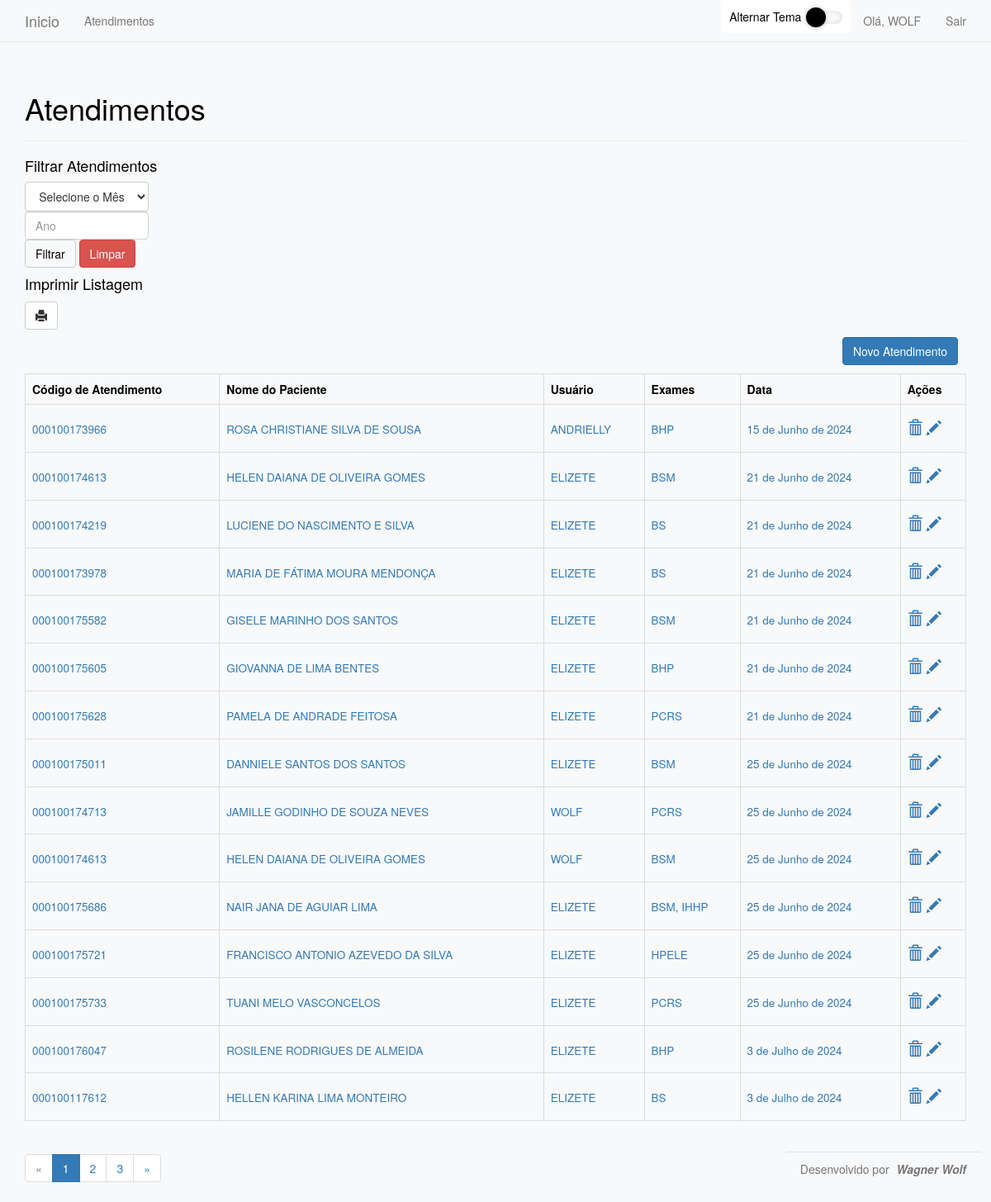
The app's page /atendimentos (signed in) with its own data.
### atendimentos/models.py (models this page shows, shortened)
class Atendimento (models.Model):
    codigo = models.CharField(max_length=12)
    nomePaciente = models.CharField(max_length=200)
    dataAtendimento = models.DateField(auto_now_add=True)
    usuario = models.ForeignKey(User, on_delete=models.CASCADE)
    exames = models.ManyToManyField("Exame")
    def __str__ (self):
        exames = list(self.exames.all())
        ex = []
        for exame in exames:
            ex.append(exame.mnemonico)
        ex = str(ex)
        ex = ex.replace("[","")
        ex = ex.replace("]","")
        ex = ex.replace("'","")
        ex = ex.replace(" ","")
        ex = ex.replace(",",", ")
        return ex

class Exame(models.Model):
    mnemonico = models.CharField(max_length=10)
    nomeExame = models.CharField(max_length=100)
    mneapoio = models.CharField(max_length=10)

### atendimentos/views.py (the view, shortened to what this page needs)
# urls.py: path('atendimentos', views.atendimentos, name ='atendimentos'),
@login_required
def atendimentos(request):
    if request.method != 'POST':
        atendimentos = Atendimento.objects.order_by('dataAtendimento')
        paginator = Paginator(atendimentos, 15)
        page_number = request.GET.get("page")
        page_obj = paginator.get_page(page_number)
        context = {'atendimentos': atendimentos, 'page_obj':page_obj}
        return render(request, 'atendimentos/atendimentos.html', context)

### atendimentos/templates/atendimentos/atendimentos.html (shortened to what this page needs)
{%extends "atendimentos/base.html"%}
{%load bootstrap3%}
{%block header%}
{%if not filtrado%}
<h1>Atendimentos</h1>
{%else%}
<h1>Atendimentos do Mês {{mesnome}} do ano de {{ano}}</h1>
{%endif%}
    {%endblock header%}
{% block content%}
<div>
    <h4>Filtrar Atendimentos</h2>
    <form action="/atendimentos" method="post" class="form">
        <select class="btn btn-default form-select pull" name="mes" required>
            <option value="" selected>Selecione o Mês</option>
          </select>
            <input type="text" class="form-control" name= "ano" placeholder="Ano" required aria-describedby="basic-addon1">
            {%buttons%}
            <button name="submit" class="btn btn-default" aria-label="Left Align">Filtrar</button>
            <a href="{%url 'atendimentos'%}"class="btn btn-danger" aria-label="Left Align">Limpar</a>
        {%endbuttons%}
    </form>
</div>
<div>
  <h4>Imprimir Listagem</h2>
    {%if not filtrado%}
    <a href="{%url 'report'%}"target="_blank" class="btn btn-default glyphicon glyphicon-print" aria-label="Left Align"></a>
  {%endif%}
</div>
<table class="table table-bordered ">
        <a class="btn btn-primary pull-right" style="margin:10px" aria-label="Left Align" href="{% url 'new_atendimento'%}">Novo Atendimento</a>
        <tr>
            <th class="tableheader" scope="col">Código de Atendimento</th>
            <th class="tableheader" scope="col">Nome do Paciente</th>
            <th class="tableheader" scope="col">Usuário</th>
            <th class="tableheader" scope="col">Exames</th>
            <th class="tableheader" scope="col">Data</th>
            <th class="tableheader" scope="col">Ações</th>
          </tr>
    {% for atendimento in page_obj %}
        <tr>
        <td>
            <h4>
                 <small><a title="Clique para visualizar o Atendimento" href="{% url 'atendimento' atendimento.id%}">{{atendimento.codigo}}</a></small>
            </h4>
        </td>
        <td>
            <h4>
                 <small><a title="Clique para visualizar o Atendimento" href="{% url 'atendimento' atendimento.id%}">{{atendimento.nomePaciente}}</a></small>
            </h4>
        <td>
            <h4>
                 <small>   <a class="text-uppercase" title="Clique para visualizar o Atendimento" href="{% url 'atendimento' atendimento.id%}">{{atendimento.usuario}}</a></small>
            </h4>
        </td>
        <td>
            <h4>
                 <small><a class="" title="Clique para visualizar o Atendimento" href="{% url 'atendimento' atendimento.id%}">{{atendimento}}</a></small>
            </h4>
        </td>
        <td>
            <h4>
                 <small><a title="Clique para visualizar o Atendimento" href="{% url 'atendimento' atendimento.id%}">{{atendimento.dataAtendimento}}</a></small>
            </h4>
        </td>
        <td>
            <h4>
                 <a title="Apagar Atendimento" class="glyphicon glyphicon-trash" onclick="return confirm('Tem certeza que deseja excluir?')" href="{% url 'delete_atendimento' atendimento.id%}"></a>
                 <a title="Editar Atendimento" class="glyphicon glyphicon-pencil" href="{% url 'edit_atendimento' atendimento.id%}"></a>
            </h4>
        </td>
        </td>
        </tr>
         {%empty%}
         <td>
        <h4>Não há atendimentos</h4>
        </td>
    {% endfor %}
    </table>
    {% if page_obj.has_other_pages %}
    <ul class="pagination">
      {% if page_obj.has_previous %}
        <li><a href="?page={{ page_obj.previous_page_number }}">&laquo;</a></li>
      {% else %}
        <li class="disabled"><span>&laquo;</span></li>
      {% endif %}
      {% for i in page_obj.paginator.page_range %}
        {% if page_obj.number == i %}
          <li class="active"><span>{{ i }} <span class="sr-only">(current)</span></span></li>
        {% else %}
          <li><a href="?page={{ i }}">{{ i }}</a></li>
        {% endif %}
      {% endfor %}
      {% if page_obj.has_next %}
        <li><a href="?page={{ page_obj.next_page_number }}">&raquo;</a></li>
      {% else %}
        <li class="disabled"><span>&raquo;</span></li>
      {% endif %}
    </ul>
  {% endif %}
{%endblock content%}

### atendimentos/templates/atendimentos/base.html (shortened to what this page needs)
 {%load bootstrap3%}
 <!DOCTYPE html>
 <html lang="pt-br">
 <head>
    {%bootstrap_css%}
 </head>
 <body>
    <nav class="navbar navbar-default navbar-static-top">
        <div class="container">
            <div class="navbar-header">
                <a class="navbar-brand" href="{% url 'index' %}">Inicio</a>
            </div>
            <div id="navbar" class="collapse navbar-collapse">
                <ul class="nav navbar-nav">
                    <li><a href="{% url 'atendimentos' %}">Atendimentos</a></li>
                </ul>
                <ul class="nav navbar-nav navbar-right">
                    {%if user.is_authenticated%}
                    <li class="list-group-item toggle-container">
                        <span class="toggle-label">Alternar Tema</span>
                        <div class="TriSea-technologies-Switch pull-right">
                        </div>
                    </li>
                        <li><a>Olá, {{ user.username.upper }}</a></li>
                        <li><a href="{%url 'logout'%}">Sair</a></li>
                    {%endif%}
                </ul>
            </div>
        </div>
    </nav>
    <div class="container">
        <div class="page-header">
            {%block header%} {%endblock header%}
        </div>
        <div>
            {% block content%} {%endblock content%}
        </div>
    </div>
     <footer class="footer">
            <p class="text-muted">Desenvolvido por <span class="author-name">Wagner Wolf</span></p>
    </footer>
 </body>
 </html>

### atendimentos/templates/atendimentos/atendimentos.html (style rules this page uses)
.form-control { max-width: 13.2%; }

### atendimentos/templates/atendimentos/base.html (style rules this page uses)
.footer { position: fixed; bottom: 10px; right: 10px; background-color: #f8f9fa; padding: 10px 20px; border-top: 1px solid #dee2e6; border-radius: 5px; }
.author-name { font-weight: bold; font-style: italic; display: inline-block; margin-left: 5px; }
body, button { background-color: #f8f9fa !important; color: #000 !important; }
.navbar { background-color: #f8f9fa !important; }
.form-control { background-color: #fff !important; color: #000 !important; border: 1px solid #ced4da !important; }
.list-group-item { border: none; padding: 10px; display: flex; align-items: center; }
.list-group-item .toggle-label { margin-right: 10px; }
.toggle-container { padding: 10px; border-radius: 5px; margin-bottom: 10px; display: flex; align-items: center; }

### records on screen
Atendimento: codigo "000100173966", nomePaciente "ROSA CHRISTIANE SILVA DE SOUSA", usuario "ANDRIELLY", id.mnemonico "BHP", dataAtendimento "15 de Junho de 2024"
Atendimento: codigo "000100174613", nomePaciente "HELEN DAIANA DE OLIVEIRA GOMES", usuario "ELIZETE", id.mnemonico "BSM", dataAtendimento "21 de Junho de 2024"
Atendimento: codigo "000100174219", nomePaciente "LUCIENE DO NASCIMENTO E SILVA", usuario "ELIZETE", id.mnemonico "BS", dataAtendimento "21 de Junho de 2024"
Atendimento: codigo "000100173978", nomePaciente "MARIA DE FÁTIMA MOURA MENDONÇA", usuario "ELIZETE", id.mnemonico "BS", dataAtendimento "21 de Junho de 2024"
Atendimento: codigo "000100175582", nomePaciente "GISELE MARINHO DOS SANTOS", usuario "ELIZETE", id.mnemonico "BSM", dataAtendimento "21 de Junho de 2024"
Atendimento: codigo "000100175605", nomePaciente "GIOVANNA DE LIMA BENTES", usuario "ELIZETE", id.mnemonico "BHP", dataAtendimento "21 de Junho de 2024"
Atendimento: codigo "000100175628", nomePaciente "PAMELA DE ANDRADE FEITOSA", usuario "ELIZETE", id.mnemonico "PCRS", dataAtendimento "21 de Junho de 2024"
Atendimento: codigo "000100175011", nomePaciente "DANNIELE SANTOS DOS SANTOS", usuario "ELIZETE", id.mnemonico "BSM", dataAtendimento "25 de Junho de 2024"
Atendimento: codigo "000100174713", nomePaciente "JAMILLE GODINHO DE SOUZA NEVES", usuario "WOLF", id.mnemonico "PCRS", dataAtendimento "25 de Junho de 2024"
Atendimento: codigo "000100174613", nomePaciente "HELEN DAIANA DE OLIVEIRA GOMES", usuario "WOLF", id.mnemonico "BSM", dataAtendimento "25 de Junho de 2024"
Atendimento: codigo "000100175686", nomePaciente "NAIR JANA DE AGUIAR LIMA", usuario "ELIZETE", id.mnemonico "BSM, IHHP", dataAtendimento "25 de Junho de 2024"
Atendimento: codigo "000100175721", nomePaciente "FRANCISCO ANTONIO AZEVEDO DA SILVA", usuario "ELIZETE", id.mnemonico "HPELE", dataAtendimento "25 de Junho de 2024"
Atendimento: codigo "000100175733", nomePaciente "TUANI MELO VASCONCELOS", usuario "ELIZETE", id.mnemonico "PCRS", dataAtendimento "25 de Junho de 2024"
Atendimento: codigo "000100176047", nomePaciente "ROSILENE RODRIGUES DE ALMEIDA", usuario "ELIZETE", id.mnemonico "BHP", dataAtendimento "3 de Julho de 2024"
Atendimento: codigo "000100117612", nomePaciente "HELLEN KARINA LIMA MONTEIRO", usuario "ELIZETE", id.mnemonico "BS", dataAtendimento "3 de Julho de 2024"

### other values on screen
{{ user.username.upper }} "WOLF"
{{ i }} "1"
{{ i }} "2" "3"
